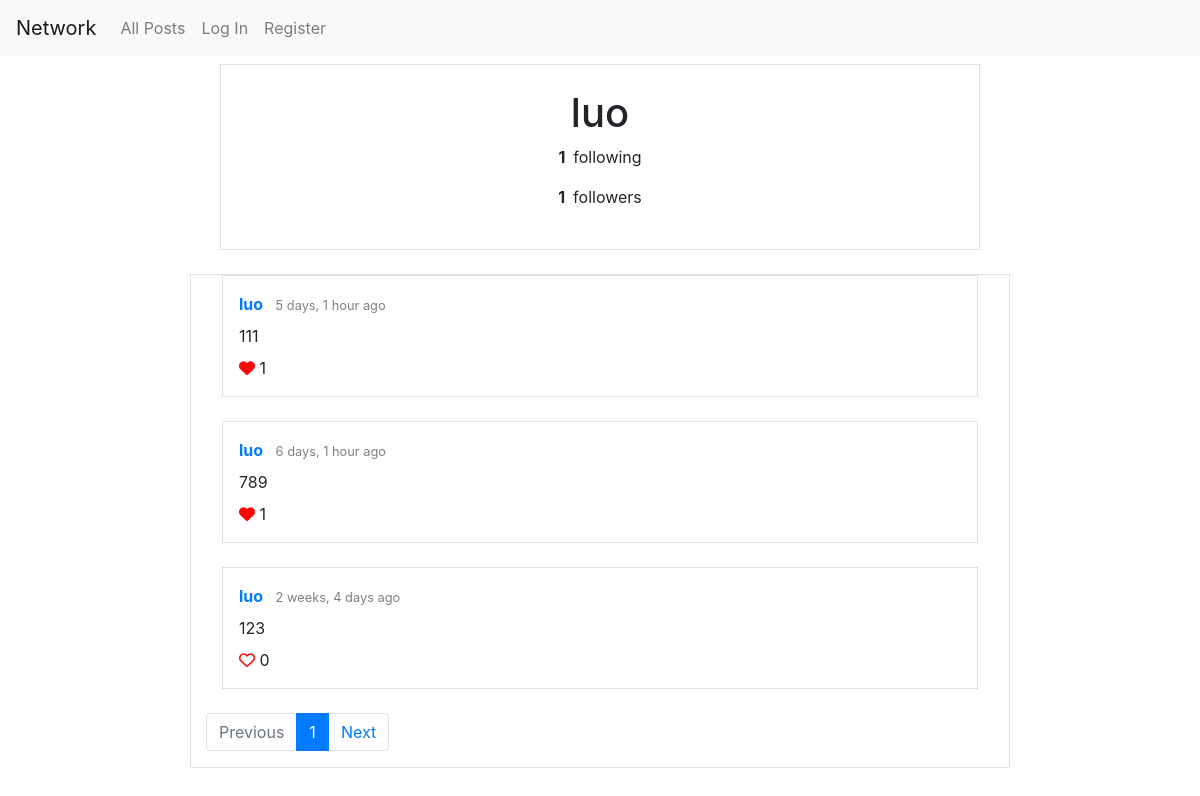
The app's page /profile/1 with its own data.
### network/models.py (models this page shows, shortened)
class User(AbstractUser):
    pass
    following = models.ManyToManyField('self', blank=True, related_name = 'followers', symmetrical=False)

class Post(models.Model):
    author = models.ForeignKey(User, on_delete=models.CASCADE, related_name = 'posts')
    content = models.CharField(max_length=10000)
    created_at = models.DateTimeField(auto_now_add=True)
    liked_by = models.ManyToManyField(User, blank=True, related_name= 'likes')
    def likes(self):
        return self.liked_by.all().count()
    class Meta:
        ordering = ['-created_at']

### network/views.py (the view)
# urls.py: path("profile/<int:user_id>", views.profile, name="profile"),
def profile(request, user_id):
    profile_user = User.objects.get(pk = user_id)
    profile_posts = Post.objects.filter(author=user_id)
    paginator = Paginator(profile_posts, 10)
    page_number = request.GET.get('page', 1)
    page = paginator.get_page(page_number)
    if request.user.is_authenticated:
        following = profile_user.followers.filter(id = request.user.id).exists()
    else:
        following = False
    return render(request, "network/profile.html", {
        "profile_user": profile_user,
        "following": following,
        "following_count": profile_user.following.all().count(),
        "followers_count": profile_user.followers.all().count(),
        "page": page,
        "previous_url": get_previous_url(page),
        "next_url": get_next_url(page),
    })

### network/utilities.py (called while the page is built)
def get_previous_url(page):
    if page.has_previous():
        previous_url = f'?page={page.previous_page_number()}'
    else:
        previous_url = ''
    return previous_url

def get_next_url(page):
    if page.has_next():
        next_url = f'?page={page.next_page.number()}'
    else:
        next_url = ''
    return next_url

### network/templates/network/profile.html (shortened to what this page needs)
{% extends "network/layout.html" %}
{% block body %}
<div class="container">
    <div class="row justify-content-center">
        <div class="col-12 col-lg-8 border my-2 p-4 bg-white text-center box-shadow">
            <h1>{{ profile_user }}</h1>
            <p><strong class="mr-2">{{ following_count }}</strong>following</P>
            <p><strong class="mr-2">{{ followers_count }}</strong>followers</P>
        </div>
    </div>
</div>
    <div class="row justify-content-center">
        <div class="col-12 col-lg-8 mt-3 bg-white border">
        {%  include "network/posts_codeblock.html" %}
        </div>
    </div>
{% endblock %}

### network/templates/network/layout.html (shortened to what this page needs)
{% load static %}
<!DOCTYPE html>
<html lang="en">
    <head>
        <link rel="stylesheet" href="https://stackpath.bootstrapcdn.com/bootstrap/4.4.1/css/bootstrap.min.css">
        <link href="{% static 'network/styles.css' %}" rel="stylesheet">
    </head>
    <body>
        <nav class="navbar navbar-expand-lg navbar-light bg-light">
            <a class="navbar-brand" href="#">Network</a>
            <div>
              <ul class="navbar-nav mr-auto">
                <li class="nav-item">
                  <a class="nav-link" href="{% url 'index' %}">All Posts</a>
                </li>
                {% if user.is_authenticated %}
                    <li class="nav-item">
                        <a class="nav-link" href="{% url 'following' %}">Following</a>
                    </li>
                    <li class="nav-item">
                        <a class="nav-link" href="{% url 'logout' %}">Log Out</a>
                    </li>
                {% else %}
                    <li class="nav-item">
                        <a class="nav-link" href="{% url 'login' %}">Log In</a>
                    </li>
                    <li class="nav-item">
                        <a class="nav-link" href="{% url 'register' %}">Register</a>
                    </li>
                {% endif %}
              </ul>
            </div>
          </nav>
        <div class="body">
            {% block body %}
            {% endblock %}
        </div>
    </body>
</html>

### network/templates/network/posts_codeblock.html (shortened to what this page needs)
{% load humanize %}
{% load static  %}
   {% for post in page.object_list %}
   <div class="border box-shadow-posts  p-3 mb-4 mx-0 mx-md-3">
      <div class= "pb-2" id= "post_headline_{{ post.id }}">
        <a href={% url 'profile' post.author.id %}>
            <strong>{{ post.author }}</strong>
        </a>
        <small class="pl-2 text-black-50">{{ post.created_at|naturaltime }}</small>
      </div>
      <div id="post_contentgroup_{{ post.id }}">
          <p id="post_content_{{ post.id }}" class="mb-2">{{ post.content }}</p>
      </div>
      <div id="post_likes_{{ post.id }}">
        {% if user.is_authenticated %}
        <i id="post_likeicon_{{ post.id }}" data-id="{{ post.id }}" class="likeicon likeicon-user fa-heart {% if user in post.liked_by.all %}fas{% else %}far{% endif %}"></i>
        {% else %}
        <i class="likeicon fa-heart {% if post.likes != 0 %}fas{% else %}far{% endif %}"></i>
        {% endif %}
        <span id="post_likecount_{{ post.id }}">{{ post.likes }}</span>
      </div>
   </div>
   {% endfor %}
   {% if page.object_list %}
   <nav aria-label="...">
     <ul class="pagination">
       <li class="page-item disabled">
         <a class="page-link" href="{{ previous_url }}" tabindex="-1" aria-disabled="true">Previous</a>
       </li>
       {% for n in page.paginator.page_range %}
          {% if n == page.number %}
          <li class="page-item active" aria-current="page">
              <span class="page-link" style="page-link">
              {{ n }}
              </span>
          </li>
          {% endif %}
       {% endfor %}
       <li class="page-item">
         <a class="page-link" href="{{ next_url }}">Next</a>
       </li>
     </ul>
   </nav>
{% endif %}

### network/static/network/styles.css (style rules this page uses)
.likeicon { color:#fc0808; }

### records on screen
User: username "luo"
Post: author "luo", created_at "5 days, 1 hour ago", content "111", likes "1"
Post: author "luo", created_at "6 days, 1 hour ago", content "789", likes "1"
Post: author "luo", created_at "2 weeks, 4 days ago", content "123", likes "0"

### other values on screen
{{ following_count }} "1"
{{ followers_count }} "1"
{{ n }} "1"
